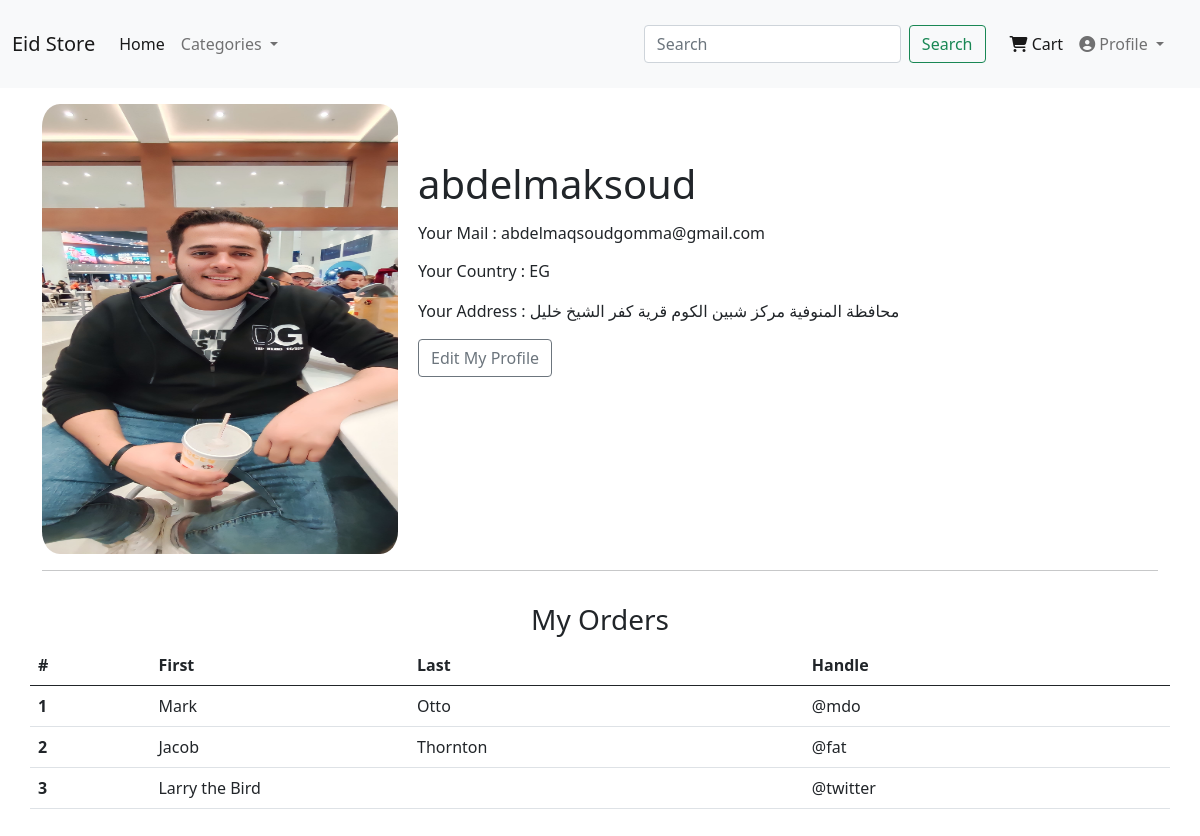
Screenshot of /accounts/abdelmaksoud (signed in) with the database file from the repository.
### accounts/models.py (models this page shows, shortened)
class Profile(models.Model):
    user = models.OneToOneField(User , verbose_name=("User") , on_delete=models.CASCADE)
    slug = models.SlugField(blank=True , null=True)
    address = models.CharField(max_length=100)
    country = CountryField()
    image = models.ImageField(upload_to='profile_img' , verbose_name=("image") , null=True , blank=True)
    join_date = models.DateTimeField(verbose_name=("join date") , default=datetime.datetime.now)
    def __str__(self):
        return str(self.user)

### accounts/views.py (the view)
# urls.py: path('<slug:slug>', views.profile , name='profile'),
@login_required(login_url='/accounts/login/')
def profile(request , slug):
    profile = get_object_or_404(Profile , slug=slug)
    context = {'profile' : profile}
    return render(request , 'profile.html' , context)

### accounts/templates/profile.html
{% extends 'base.html' %}
{% load static %}
{% block content %}
    <div class="container mt-3">
        <div class="row">
            <div class="col-md-4">
                {% if profile.image %}
                    <img src="{{profile.image.url}}" class="card-img-top" style="max-height: 450px; max-width: 375px; border-radius: 5%;" alt="...">
                {% else %}
                    <img src="{% static 'site_static/images/user-default.png' %}" class="card-img-top" style="max-height: 450px; max-width: 375px; border-radius: 5%;" alt="...">
                {% endif %}
            </div>
            <div class="col-md-8 mt-5 p-2">
                <h1 class="mb-3">{{profile}}</h1>
                <h6 class="mb-3">Your Mail : {{profile.user.email}}</h6>
                <p class="mb-3">Your Country : {{profile.country}}</p>
                <p class="mb-3">Your Address : {{profile.address}}</p>
                    <a href="#"><button type="submit" class="btn btn-outline-secondary">Edit My Profile</button></a>
            </div>
        </div>
        <hr>
        <div class="row mt-3 mb-3">
            <h3 class="mt-3 text-center">My Orders</h3>
            <table class="table">
                <thead>
                    <tr>
                        <th scope="col">#</th>
                        <th scope="col">First</th>
                        <th scope="col">Last</th>
                        <th scope="col">Handle</th>
                    </tr>
                </thead>
                <tbody>
                    <tr>
                        <th scope="row">1</th>
                        <td>Mark</td>
                        <td>Otto</td>
                        <td>@mdo</td>
                    </tr>
                    <tr>
                        <th scope="row">2</th>
                        <td>Jacob</td>
                        <td>Thornton</td>
                        <td>@fat</td>
                    </tr>
                    <tr>
                        <th scope="row">3</th>
                        <td colspan="2">Larry the Bird</td>
                        <td>@twitter</td>
                    </tr>
                </tbody>
                </table>
        </div>
    </div>
    {% endblock content %}

### rows the page displays
Profile: image (picture), user.username "abdelmaksoud", user.email "abdelmaqsoudgomma@gmail.com", country "EG", address "محافظة المنوفية مركز شبين الكوم قرية كفر الشيخ خليل"
